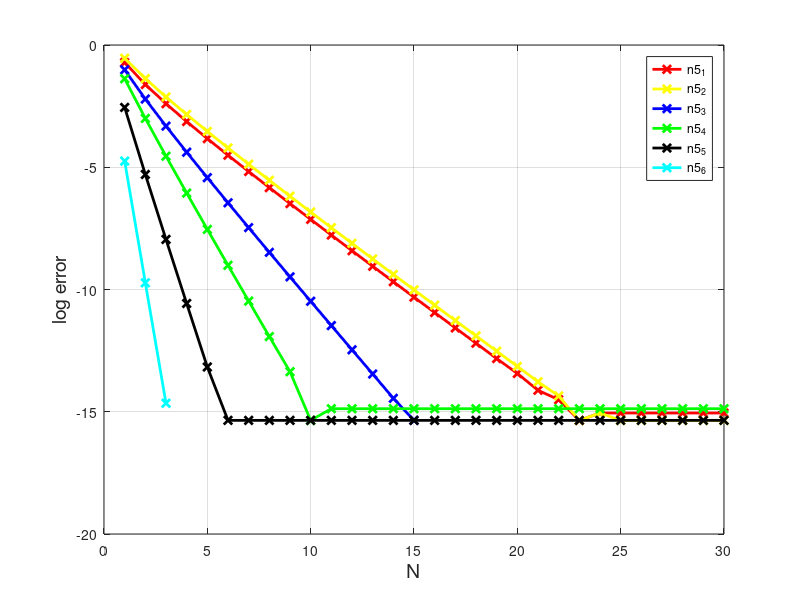

Write the MATLAB code that produced this figure.
clear;
n=30;%指定迭代次數
n5_1=zeros(n,1);
n5_2=zeros(n,1);
n5_3=zeros(n,1);
n5_4=zeros(n,1);
n5_5=zeros(n,1);
n5_6=zeros(n,1);
n5_1(1)=4*((1/2)+1/3);
n5_2(1)=4*(2*(1/2)-1/7);
n5_3(1)=4*(2*(1/3)+1/7);
n5_4(1)=4*(4*(1/5)-1/239);
n5_5(1)=4*(12*(1/18)+8*(1/57)-5*(1/239));
n5_6(1)=4*(183*(1/239)+32*(1/1023)-68*(1/5832)+12*(1/113021)-100*(1/6826318)-12*(1/33366019650)+12*(1/43599522992503626068));
for i=2:n
    n5_1(i)=n5_1(i-1)+4*((-1)^(i-1)*(1/2)^(2*i-1)/(2*i-1)+(-1)^(i-1)*(1/3)^(2*i-1)/(2*i-1));
    n5_2(i)=n5_2(i-1)+4*(2*(-1)^(i-1)*(1/2)^(2*i-1)/(2*i-1)-(-1)^(i-1)*(1/7)^(2*i-1)/(2*i-1));
    n5_3(i)=n5_3(i-1)+4*(2*(-1)^(i-1)*(1/3)^(2*i-1)/(2*i-1)+(-1)^(i-1)*(1/7)^(2*i-1)/(2*i-1));
    n5_4(i)=n5_4(i-1)+4*(4*(-1)^(i-1)*(1/5)^(2*i-1)/(2*i-1)-(-1)^(i-1)*(1/239)^(2*i-1)/(2*i-1));
    n5_5(i)=n5_5(i-1)+4*(12*(-1)^(i-1)*(1/18)^(2*i-1)/(2*i-1)+8*(-1)^(i-1)*(1/57)^(2*i-1)/(2*i-1)-5*(-1)^(i-1)*(1/239)^(2*i-1)/(2*i-1));
    n5_6(i)=n5_6(i-1)+4*(183*(-1)^(i-1)*(1/239)^(2*i-1)/(2*i-1)+32*(-1)^(i-1)*(1/1023)^(2*i-1)/(2*i-1)-68*(-1)^(i-1)*(1/5832)^(2*i-1)/(2*i-1)+12*(-1)^(i-1)*(1/113021)^(2*i-1)/(2*i-1)-100*(-1)^(i-1)*(1/6826318)^(2*i-1)/(2*i-1)-12*(-1)^(i-1)*(1/33366019650)^(2*i-1)/(2*i-1))+12*(-1)^(i-1)*(1/43599522992503626068)^(2*i-1)/(2*i-1);
end


pis=zeros(n,1);
for i=1:n
    pis(i)=pi;
end
n5_1=abs(n5_1-pis);
n5_2=abs(n5_2-pis);
n5_3=abs(n5_3-pis);
n5_4=abs(n5_4-pis);
n5_5=abs(n5_5-pis);
n5_6=abs(n5_6-pis);

figure(1)
plot((1:n),log(n5_1)/log(10),'r-x','LineWidth',2);
hold on
plot((1:n),log(n5_2)/log(10),'y-x','LineWidth',2);
plot((1:n),log(n5_3)/log(10),'b-x','LineWidth',2);
plot((1:n),log(n5_4)/log(10),'g-x','LineWidth',2);
plot((1:n),log(n5_5)/log(10),'black-x','LineWidth',2);
plot((1:n),log(n5_6)/log(10),'c-x','LineWidth',2);
legend({"n5_1","n5_2","n5_3","n5_4","n5_5","n5_6"})
xlabel('N','FontSize',14)
ylabel('log error','FontSize',14)
grid on
hold off